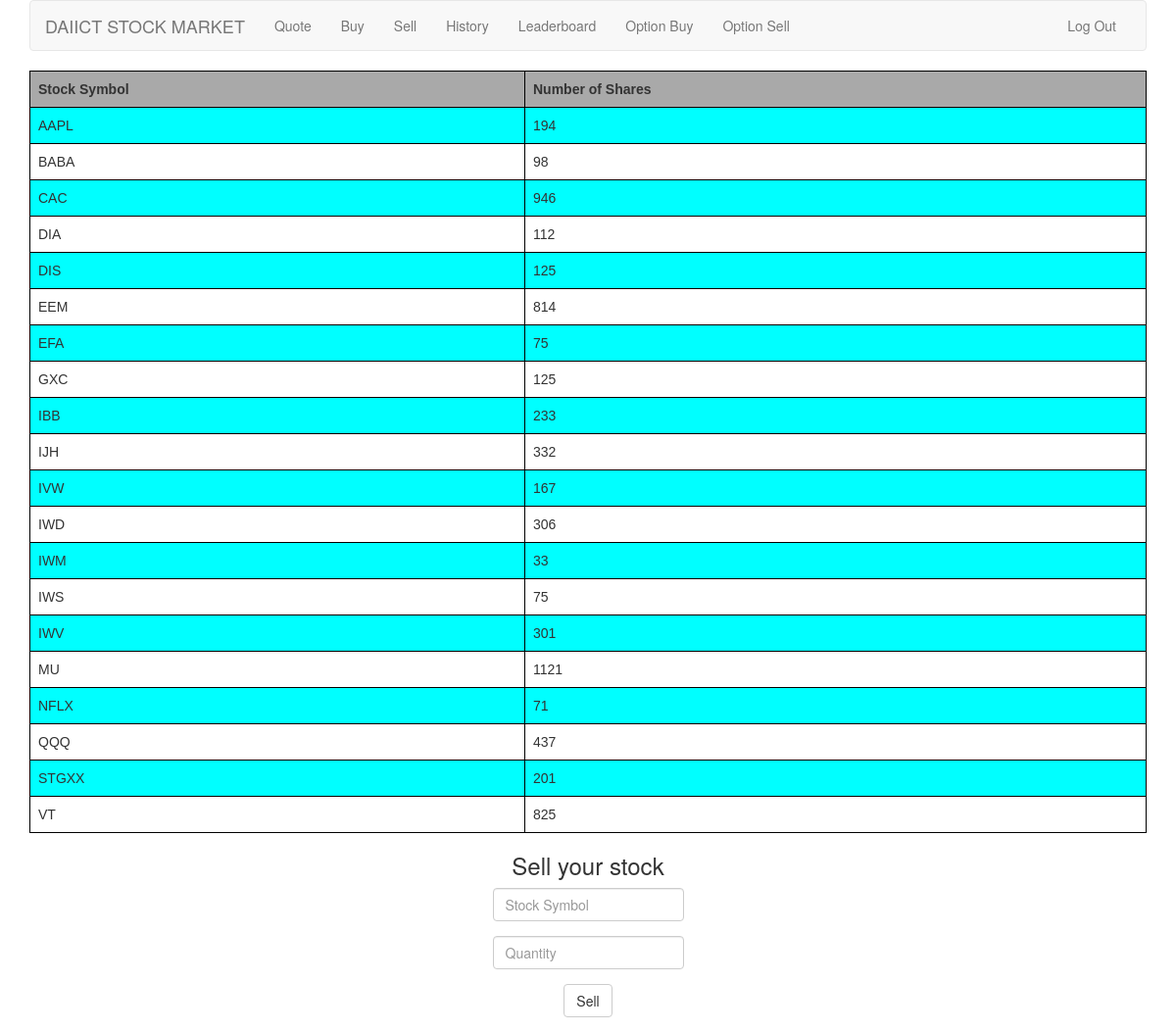
The page /sell/ (signed in) on the database its author committed.
### tables this page shows
CREATE TABLE "transactions"
(
    id INTEGER PRIMARY KEY NOT NULL,
    user_id INTEGER NOT NULL,
    symbol TEXT NOT NULL,
    price REAL NOT NULL,
    quantity INTEGER NOT NULL,
    transaction_date TEXT NOT NULL,
    FOREIGN KEY(user_id) REFERENCES users(id)
);

### application.py (the view, shortened to what this page needs)
@app.route("/sell/", methods=["GET", "POST"])
@login_required
def sell():
    if request.method == "GET":
        available = c.execute("SELECT symbol, sum(quantity) FROM transactions WHERE user_id = ? GROUP BY symbol",
                              [session["user_id"]]).fetchall()
        return render_template("sell.html", available=available)

### helpers.py (called while the page is built)
def login_required(f):
    @wraps(f)
    def decorated_function(*args, **kwargs):
        if session.get("user_id") is None:
            return redirect(url_for("login", next=request.url))
        return f(*args, **kwargs)
    return decorated_function

### templates/sell.html (shortened to what this page needs)
{% extends "layout.html" %}
{% block main %}
    <table>
        <tr>
            <th>Stock Symbol</th>
            <th>Number of Shares</th>
        </tr>
        {% for row in available %}
            <tr>
                <td>{{ row[0] }}</td>
                <td>{{ row[1] }}</td>
            </tr>
        {% endfor %}
    </table>
    <form action="{{ url_for('sell') }}" method="post">
        <h3>Sell your stock</h3>
        <fieldset>
            <div class="form-group">
                <input autocomplete="off" autofocus class="form-control" name="stock-symbol" placeholder="Stock Symbol"
                       type="text"/>
            </div>
            <div class="form-group">
                <input autocomplete="off" autofocus class="form-control" name="stock-quantity" placeholder="Quantity"
                       type="text"/>
            </div>
            <div class="form-group">
                <button class="btn btn-default" type="submit">Sell</button>
            </div>
        </fieldset>
    </form>
{% endblock %}

### static/styles.css (style rules this page uses)
table { font-family: arial, sans-serif; border-collapse: collapse; width: 100%; }
th { background-color: darkgray; }
td, th { border: 1px solid #000; text-align: left; padding: 8px; }
tr:nth-child(even) { background-color: aqua; }
main .form-control { display: inline-block; width: auto; }
main td { text-align: left; }

### rows shown on the page
transactions: symbol "CAC", quantity "946"
transactions: symbol "DIA", quantity "112"
transactions: symbol "DIS", quantity "125"
transactions: symbol "EEM", quantity "814"
transactions: symbol "EFA", quantity "75"
transactions: symbol "GXC", quantity "125"
transactions: symbol "IBB", quantity "233"
transactions: symbol "IJH", quantity "332"
transactions: symbol "IVW", quantity "167"
transactions: symbol "IWD", quantity "306"
transactions: symbol "IWM", quantity "33"
transactions: symbol "IWS", quantity "75"
transactions: symbol "NFLX", quantity "71"
transactions: symbol "QQQ", quantity "437"
transactions: symbol "STGXX", quantity "201"

### other values the page prints
{{ row[0] }} "AAPL" "BABA" "IWV" "MU" "VT"
{{ row[1] }} "194" "98" "301" "1121" "825"
